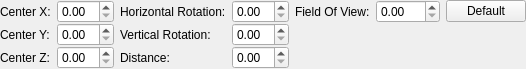
<?xml version="1.0" encoding="UTF-8"?>
<ui version="4.0">
 <class>ui::camera_operators::ArcBallSettingsPanel</class>
 <widget class="QWidget" name="ui::camera_operators::ArcBallSettingsPanel">
  <property name="geometry">
   <rect>
    <x>0</x>
    <y>0</y>
    <width>478</width>
    <height>63</height>
   </rect>
  </property>
  <property name="windowTitle">
   <string>Form</string>
  </property>
  <layout class="QGridLayout" name="gridLayout">
   <property name="leftMargin">
    <number>0</number>
   </property>
   <property name="topMargin">
    <number>0</number>
   </property>
   <property name="rightMargin">
    <number>0</number>
   </property>
   <property name="bottomMargin">
    <number>0</number>
   </property>
   <property name="verticalSpacing">
    <number>0</number>
   </property>
   <item row="1" column="2">
    <widget class="QLabel" name="label_5">
     <property name="sizePolicy">
      <sizepolicy hsizetype="Fixed" vsizetype="Preferred">
       <horstretch>0</horstretch>
       <verstretch>0</verstretch>
      </sizepolicy>
     </property>
     <property name="text">
      <string>Vertical Rotation:</string>
     </property>
    </widget>
   </item>
   <item row="2" column="0">
    <widget class="QLabel" name="label_3">
     <property name="sizePolicy">
      <sizepolicy hsizetype="Fixed" vsizetype="Preferred">
       <horstretch>0</horstretch>
       <verstretch>0</verstretch>
      </sizepolicy>
     </property>
     <property name="text">
      <string>Center Z:</string>
     </property>
    </widget>
   </item>
   <item row="0" column="2">
    <widget class="QLabel" name="label_4">
     <property name="sizePolicy">
      <sizepolicy hsizetype="Fixed" vsizetype="Preferred">
       <horstretch>0</horstretch>
       <verstretch>0</verstretch>
      </sizepolicy>
     </property>
     <property name="text">
      <string>Horizontal Rotation:</string>
     </property>
    </widget>
   </item>
   <item row="0" column="4">
    <widget class="QLabel" name="label_7">
     <property name="sizePolicy">
      <sizepolicy hsizetype="Fixed" vsizetype="Preferred">
       <horstretch>0</horstretch>
       <verstretch>0</verstretch>
      </sizepolicy>
     </property>
     <property name="text">
      <string>Field Of View:</string>
     </property>
    </widget>
   </item>
   <item row="1" column="0">
    <widget class="QLabel" name="label_2">
     <property name="sizePolicy">
      <sizepolicy hsizetype="Fixed" vsizetype="Preferred">
       <horstretch>0</horstretch>
       <verstretch>0</verstretch>
      </sizepolicy>
     </property>
     <property name="text">
      <string>Center Y:</string>
     </property>
    </widget>
   </item>
   <item row="1" column="3">
    <widget class="QDoubleSpinBox" name="VerticalRotation"/>
   </item>
   <item row="2" column="3">
    <widget class="QDoubleSpinBox" name="Distance"/>
   </item>
   <item row="1" column="1">
    <widget class="QDoubleSpinBox" name="CenterY"/>
   </item>
   <item row="2" column="1">
    <widget class="QDoubleSpinBox" name="CenterZ"/>
   </item>
   <item row="0" column="5">
    <widget class="QDoubleSpinBox" name="FieldOfView">
     <property name="maximum">
      <double>360.000000000000000</double>
     </property>
    </widget>
   </item>
   <item row="0" column="7">
    <spacer name="horizontalSpacer">
     <property name="orientation">
      <enum>Qt::Horizontal</enum>
     </property>
     <property name="sizeHint" stdset="0">
      <size>
       <width>0</width>
       <height>20</height>
      </size>
     </property>
    </spacer>
   </item>
   <item row="2" column="2">
    <widget class="QLabel" name="label_6">
     <property name="sizePolicy">
      <sizepolicy hsizetype="Fixed" vsizetype="Preferred">
       <horstretch>0</horstretch>
       <verstretch>0</verstretch>
      </sizepolicy>
     </property>
     <property name="text">
      <string>Distance:</string>
     </property>
    </widget>
   </item>
   <item row="0" column="0">
    <widget class="QLabel" name="label">
     <property name="sizePolicy">
      <sizepolicy hsizetype="Fixed" vsizetype="Preferred">
       <horstretch>0</horstretch>
       <verstretch>0</verstretch>
      </sizepolicy>
     </property>
     <property name="text">
      <string>Center X:</string>
     </property>
    </widget>
   </item>
   <item row="3" column="0">
    <spacer name="verticalSpacer">
     <property name="orientation">
      <enum>Qt::Vertical</enum>
     </property>
     <property name="sizeHint" stdset="0">
      <size>
       <width>20</width>
       <height>0</height>
      </size>
     </property>
    </spacer>
   </item>
   <item row="0" column="1">
    <widget class="QDoubleSpinBox" name="CenterX"/>
   </item>
   <item row="0" column="3">
    <widget class="QDoubleSpinBox" name="HorizontalRotation"/>
   </item>
   <item row="0" column="6">
    <widget class="QPushButton" name="DefaultFieldOfView">
     <property name="text">
      <string>Default</string>
     </property>
    </widget>
   </item>
  </layout>
 </widget>
 <resources/>
 <connections/>
</ui>
